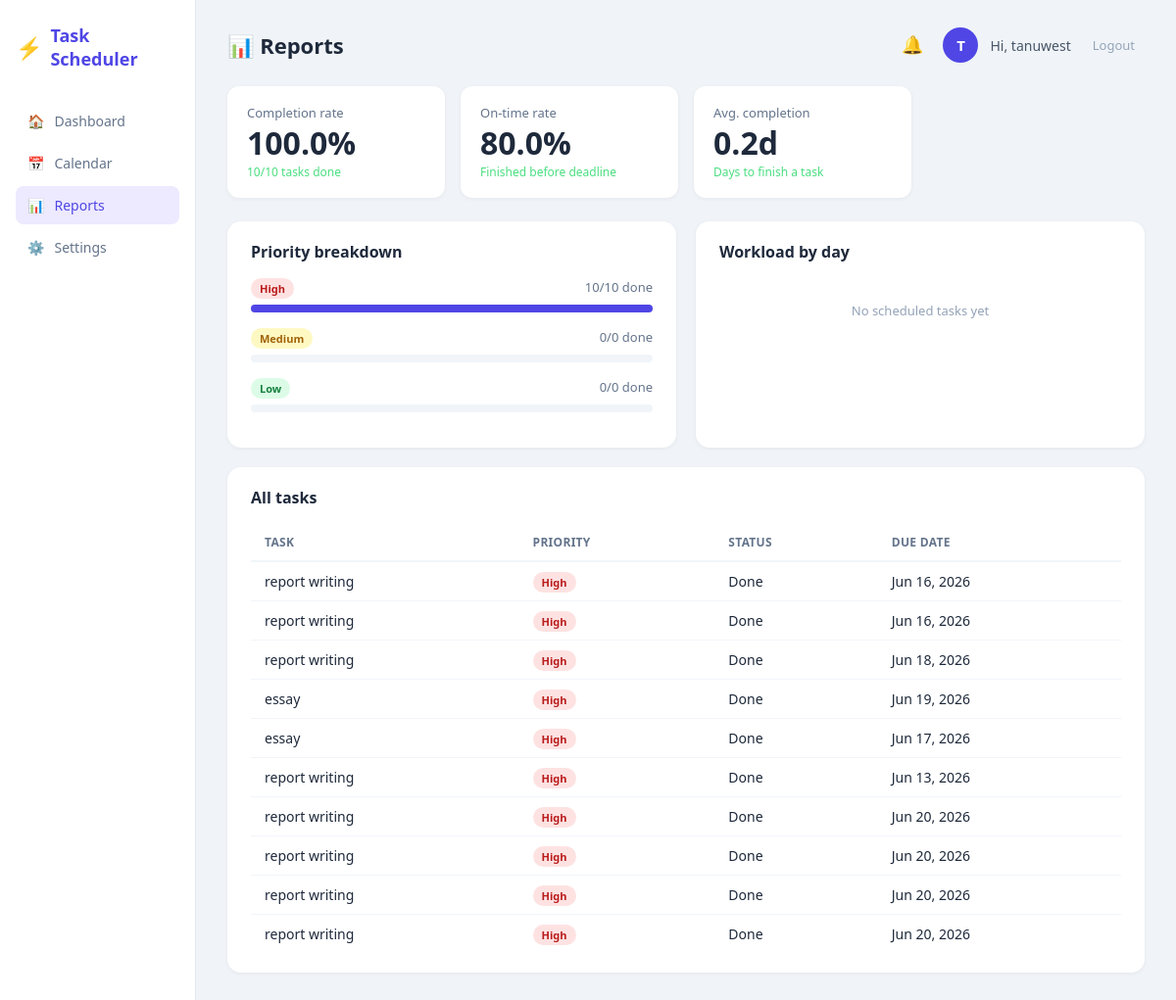
Screenshot of /reports (signed in) with the database file from the repository.
### models.py (models this page shows)
class User(UserMixin, db.Model):
    id = db.Column(db.Integer, primary_key=True)
    username = db.Column(db.String(80), unique=True, nullable=False)
    email = db.Column(db.String(120), unique=True, nullable=False)
    password = db.Column(db.String(200), nullable=False)
    tasks = db.relationship('Task', backref='user', lazy=True)

class Task(db.Model):
    id = db.Column(db.Integer, primary_key=True)
    title = db.Column(db.String(200), nullable=False)
    description = db.Column(db.Text, default='')
    priority = db.Column(db.String(10), default='Medium')
    status = db.Column(db.String(20), default='Pending')
    due_date = db.Column(db.DateTime, nullable=True)
    deadline_time = db.Column(db.String(10), default='')
    start_time = db.Column(db.String(10), default='')
    end_time = db.Column(db.String(10), default='')
    created_at = db.Column(db.DateTime, default=datetime.utcnow)
    completed_at = db.Column(db.DateTime, nullable=True)
    is_recurring = db.Column(db.Boolean, default=False)
    recur_type = db.Column(db.String(20), default='')
    user_id = db.Column(db.Integer, db.ForeignKey('user.id'), nullable=False)

### routes.py (the view)
@main.route('/reports')
@login_required
def reports():
    tasks = Task.query.filter_by(user_id=current_user.id).all()
    stats = get_productivity_stats(tasks)
    workload = analyze_workload(tasks)
    return render_template('reports.html', tasks=tasks, stats=stats, workload=workload)

### app.py (called while the page is built)
@login_manager.user_loader
def load_user(user_id):
    return User.query.get(int(user_id))

### scheduler.py (called while the page is built, shortened)
def analyze_workload(tasks):
    from collections import defaultdict
    day_load = defaultdict(int)
    for task in tasks:
        if task.status == 'Done':
            continue
        if task.due_date:
            date_str = task.due_date.strftime('%Y-%m-%d')
            duration = calculate_duration_minutes(task.start_time, task.end_time)
            day_load[date_str] += duration
    result = {}
    return result

### templates/reports.html
{% extends "base.html" %}
{% block page_title %}📊 Reports{% endblock %}
{% block content %}
<div class="stats-row">
  <div class="stat-card">
    <div class="stat-label">Completion rate</div>
    <div class="stat-value">{{ stats.completion_rate }}%</div>
    <div class="stat-sub">{{ stats.completed }}/{{ stats.total }} tasks done</div>
  </div>
  <div class="stat-card">
    <div class="stat-label">On-time rate</div>
    <div class="stat-value">{{ stats.on_time_rate }}%</div>
    <div class="stat-sub">Finished before deadline</div>
  </div>
  <div class="stat-card">
    <div class="stat-label">Avg. completion</div>
    <div class="stat-value">{{ stats.avg_completion_days }}d</div>
    <div class="stat-sub">Days to finish a task</div>
  </div>
</div>
<div class="two-col">
  <div class="card">
    <div class="card-header"><h2>Priority breakdown</h2></div>
    {% for level in ['High', 'Medium', 'Low'] %}
    <div style="margin-bottom:16px">
      <div style="display:flex;justify-content:space-between;margin-bottom:6px">
        <span class="badge badge-{{ level.lower() }}">{{ level }}</span>
        <span style="font-size:13px;color:#64748b">
          {{ stats.priority_done[level] }}/{{ stats.priority_total[level] }} done
        </span>
      </div>
      <div style="background:#f1f5f9;border-radius:8px;height:8px">
        {% if stats.priority_total[level] > 0 %}
          {% set pct = (stats.priority_done[level] / stats.priority_total[level] * 100)|int %}
        {% else %}
          {% set pct = 0 %}
        {% endif %}
        <div style="background:#4f46e5;width:{{ pct }}%;height:8px;border-radius:8px"></div>
      </div>
    </div>
    {% endfor %}
  </div>
  <div class="card">
    <div class="card-header"><h2>Workload by day</h2></div>
    {% if workload %}
      {% for date, info in workload.items()|sort %}
      <div style="display:flex;align-items:center;justify-content:space-between;padding:8px 0;border-bottom:1px solid #f1f5f9">
        <span style="font-size:13px;color:#475569">{{ date }}</span>
        <span style="font-size:13px;font-weight:600">{{ info.total_hours }}h</span>
        <span class="badge
          {% if info.status == 'danger' %}badge-high
          {% elif info.status == 'warning' %}badge-medium
          {% else %}badge-low{% endif %}">
          {{ info.status }}
        </span>
      </div>
      {% endfor %}
    {% else %}
      <p class="empty-state">No scheduled tasks yet</p>
    {% endif %}
  </div>
</div>
<div class="card" style="margin-top:20px">
  <div class="card-header"><h2>All tasks</h2></div>
  <table class="report-table">
    <thead>
      <tr>
        <th>Task</th>
        <th>Priority</th>
        <th>Status</th>
        <th>Due date</th>
      </tr>
    </thead>
    <tbody>
    {% for task in tasks %}
    <tr>
      <td>{{ task.title }}</td>
      <td><span class="badge badge-{{ task.priority.lower() }}">{{ task.priority }}</span></td>
      <td>{{ task.status }}</td>
      <td>{{ task.due_date.strftime('%b %d, %Y') if task.due_date else '—' }}</td>
    </tr>
    {% endfor %}
    </tbody>
  </table>
</div>
{% endblock %}

### templates/base.html (shortened to what this page needs)
<!DOCTYPE html>
<html lang="en">
<head>
  <link rel="stylesheet" href="{{ url_for('static', filename='style.css') }}"/>
</head>
<body>
  <div class="app-wrapper">
    <aside class="sidebar">
      <div class="logo">
        <span class="logo-icon">⚡</span>
        <span class="logo-text">Task Scheduler</span>
      </div>
      <nav>
        <a href="{{ url_for('main.dashboard') }}" class="nav-link {% if request.endpoint == 'main.dashboard' %}active{% endif %}">
          <span>🏠</span> Dashboard
        </a>
        <a href="{{ url_for('main.calendar') }}" class="nav-link {% if request.endpoint == 'main.calendar' %}active{% endif %}">
          <span>📅</span> Calendar
        </a>
        <a href="{{ url_for('main.reports') }}" class="nav-link {% if request.endpoint == 'main.reports' %}active{% endif %}">
          <span>📊</span> Reports
        </a>
        <a href="{{ url_for('main.settings') }}" class="nav-link {% if request.endpoint == 'main.settings' %}active{% endif %}">
  <span>⚙️</span> Settings
</a>
      </nav>
    </aside>
    <main class="main-content">
      <div class="topbar">
        <h1 class="page-title">{% block page_title %}Dashboard{% endblock %}</h1>
        <div class="topbar-right">
          <div class="notif-wrapper">
            <button class="btn-icon notif-bell" onclick="toggleNotifPanel()" id="notif-btn">
              🔔
            </button>
          </div>
          <div class="user-avatar">{{ current_user.username[0].upper() }}</div>
          <span class="username">Hi, {{ current_user.username }}</span>
          <a href="{{ url_for('auth.logout') }}" class="btn-logout">Logout</a>
        </div>
      </div>
      {% block content %}{% endblock %}
    </main>
  </div>
</body>
</html>

### static/style.css (style rules this page uses)
*, *::before, *::after { box-sizing: border-box; margin: 0; padding: 0; }
body { font-family: 'Segoe UI', system-ui, sans-serif; background: #f0f4f8; color: #1e293b; min-height: 100vh; }
.app-wrapper { display: flex; min-height: 100vh; }
.sidebar { width: 200px; min-height: 100vh; background: #ffffff; border-right: 1px solid #e2e8f0; padding: 24px 16px; display: flex; flex-direction: column; gap: 32px; position: fixed; top: 0; left: 0; bottom: 0; z-index: 100; }
.logo { display: flex; align-items: center; gap: 8px; font-weight: 700; font-size: 18px; color: #4f46e5; text-decoration: none; }
.logo-icon { font-size: 22px; }
.logo-text { font-weight: 700; color: #4f46e5; }
nav { display: flex; flex-direction: column; gap: 4px; }
.nav-link { display: flex; align-items: center; gap: 10px; padding: 10px 12px; border-radius: 8px; color: #64748b; text-decoration: none; font-size: 14px; font-weight: 500; transition: background 0.15s, color 0.15s; }
.nav-link.active { background: #ede9fe; color: #4f46e5; }
.main-content { margin-left: 200px; padding: 28px 32px; flex: 1; min-height: 100vh; }
.topbar { display: flex; align-items: center; justify-content: space-between; margin-bottom: 24px; }
.page-title { font-size: 22px; font-weight: 700; color: #1e293b; }
.topbar-right { display: flex; align-items: center; gap: 12px; }
.user-avatar { width: 36px; height: 36px; border-radius: 50%; background: #4f46e5; color: #ffffff; display: flex; align-items: center; justify-content: center; font-weight: 700; font-size: 15px; flex-shrink: 0; }
.username { font-size: 14px; color: #475569; }
.btn-logout { font-size: 13px; color: #94a3b8; text-decoration: none; padding: 6px 10px; border-radius: 6px; transition: color 0.15s; }
.btn-icon { background: none; border: none; font-size: 18px; cursor: pointer; padding: 4px 8px; border-radius: 6px; transition: background 0.15s; }
.stats-row { display: grid; grid-template-columns: repeat(4, 1fr); gap: 16px; margin-bottom: 24px; }
.stat-card { background: #ffffff; border-radius: 12px; padding: 18px 20px; box-shadow: 0 1px 4px rgba(0, 0, 0, 0.06); }
.stat-label { font-size: 13px; color: #64748b; margin-bottom: 4px; }
.stat-value { font-size: 32px; font-weight: 700; color: #1e293b; line-height: 1.1; }
.stat-sub { font-size: 12px; color: #4ade80; margin-top: 4px; }
.card { background: #ffffff; border-radius: 14px; padding: 20px 24px; box-shadow: 0 1px 4px rgba(0, 0, 0, 0.06); }
.card-header { display: flex; align-items: center; justify-content: space-between; margin-bottom: 16px; }
.card-header h2 { font-size: 16px; font-weight: 700; color: #1e293b; }
.two-col { display: grid; grid-template-columns: 1fr 1fr; gap: 20px; }
.empty-state { color: #94a3b8; font-size: 13px; text-align: center; padding: 24px 0; }
.badge { font-size: 11px; font-weight: 700; padding: 3px 9px; border-radius: 20px; white-space: nowrap; flex-shrink: 0; }
.badge-high { background: #fee2e2; color: #b91c1c; }
.badge-medium { background: #fef9c3; color: #a16207; }
.badge-low { background: #dcfce7; color: #15803d; }
.report-table { width: 100%; border-collapse: collapse; margin-top: 8px; }
.report-table th { padding: 10px 14px; text-align: left; border-bottom: 2px solid #f1f5f9; color: #64748b; font-weight: 600; font-size: 12px; text-transform: uppercase; letter-spacing: 0.3px; }
.report-table td { padding: 10px 14px; text-align: left; border-bottom: 1px solid #f1f5f9; font-size: 14px; color: #1e293b; }
.report-table tr:last-child td { border-bottom: none; }
.notif-wrapper { position: relative; }
.notif-bell { position: relative; font-size: 18px; }

### rows the page displays
User: username "T", username "tanuwest"
Task: priority "High", id "10", {{ pct }} 100 (drawn), title "report writing", status "Done", due_date "Jun 20, 2026"
Task: title "report writing", priority "High", status "Done", due_date "Jun 16, 2026"
Task: title "report writing", priority "High", status "Done", due_date "Jun 16, 2026"
Task: title "report writing", priority "High", status "Done", due_date "Jun 18, 2026"
Task: title "essay", priority "High", status "Done", due_date "Jun 19, 2026"
Task: title "essay", priority "High", status "Done", due_date "Jun 17, 2026"
Task: title "report writing", priority "High", status "Done", due_date "Jun 13, 2026"
Task: title "report writing", priority "High", status "Done", due_date "Jun 20, 2026"
Task: title "report writing", priority "High", status "Done", due_date "Jun 20, 2026"
Task: title "report writing", priority "High", status "Done", due_date "Jun 20, 2026"

### other values shown
{{ stats.completion_rate }} "100.0"
{{ stats.completed }} "10"
{{ stats.total }} "10"
{{ stats.on_time_rate }} "80.0"
{{ stats.avg_completion_days }} "0.2"
{{ level }} "Medium" "Low"
{{ stats.priority_done[level] }} "0" "0"
{{ stats.priority_total[level] }} "0" "0"
